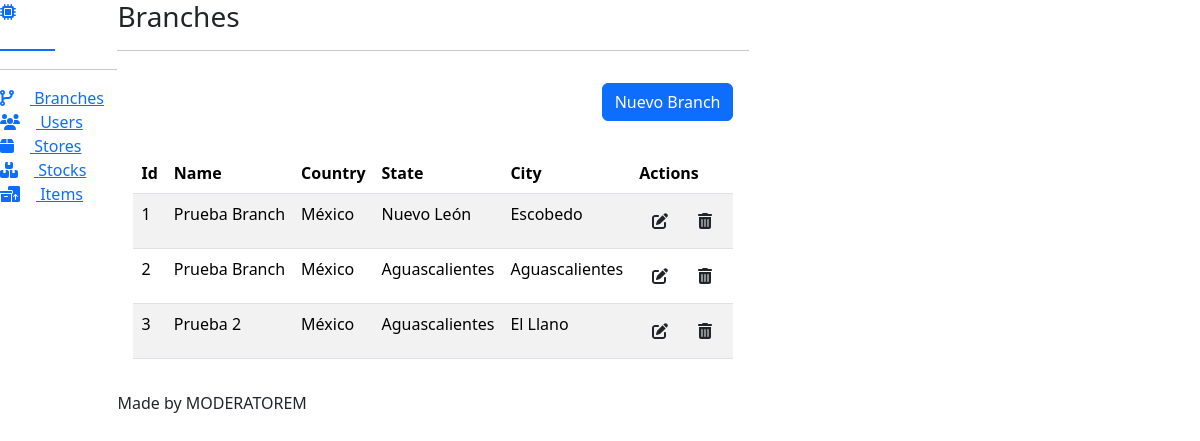
Page /branches/ on the earlier database version.
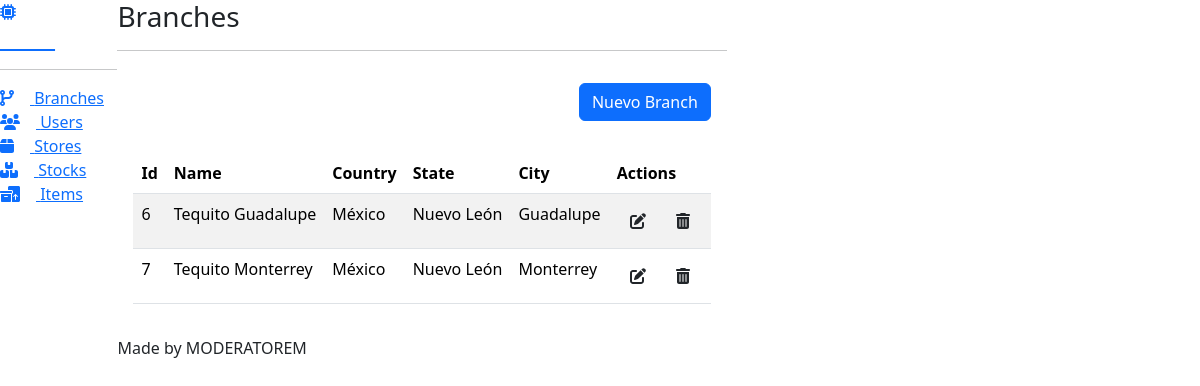
Same page on the later database version.
### apps/branches/models.py (models this page shows, shortened)
class Branch(Base):
    name = models.CharField("Name", max_length=50, blank=False, null=False)
    country = models.ForeignKey(
        Country, on_delete=models.CASCADE, blank=False, null=False
    )
    state = models.ForeignKey(State, on_delete=models.CASCADE, blank=False, null=False)
    city = models.ForeignKey(City, on_delete=models.CASCADE, blank=False, null=False)
    class Meta:
        verbose_name = "Branch"
        verbose_name_plural = "Branches"

class Country(Base):
    name = models.CharField("Name", max_length=50, blank=False, null=False)
    def __str__(self):
        return f"{self.name}"
    class Meta:
        verbose_name = "Country"
        verbose_name_plural = "Countries"

class State(Base):
    name = models.CharField("Name", max_length=50, blank=False, null=False)
    country = models.ForeignKey(Country, on_delete=models.CASCADE, blank=False, null=False)
    def __str__(self):
        return f"{self.name}"
    class Meta:
        verbose_name = "State"
        verbose_name_plural = "States"

class City(Base):
    name = models.CharField("Name", max_length=50, blank=False, null=False)
    state = models.ForeignKey(State, on_delete=models.CASCADE, blank=False, null=False)
    def __str__(self):
        return f"{self.name}"
    class Meta:
        verbose_name = "City"
        verbose_name_plural = "Cities"

### apps/branches/views.py (the view)
# urls.py: path("", views.ListBranches.as_view(), name="index"),
class ListBranches(generic.ListView):
    template_name = "branches/index.html"
    context_object_name = "branches"
    model = models.Branch
    queryset = model.objects.filter(is_active=True)

### templates/branches/index.html (shortened to what this page needs)
{% extends 'index.html' %}
{% block body %}
  <div class="d-flex justify-content-end align-items-center">
    <div class="col-12 text-end p-3">
      <a href="{% url 'branches:create' %}" class="btn btn-primary">Nuevo Branch</a>
    </div>
  </div>
  {% if branches %}
    <div class="d-flex justify-content-center">
      <div class="col-12 p-3">
        <table class="table patientsHeadClass table-striped">
          <thead>
            <tr>
              <th>Id</th>
              <th>Name</th>
              <th>Country</th>
              <th>State</th>
              <th>City</th>
              <th>Actions</th>
            </tr>
          </thead>
          <tbody>
            {% for branch in branches %}
              <tr>
                <td>{{ branch.id }}</td>
                <td>{{ branch.name }}</td>
                <td>{{ branch.country }}</td>
                <td>{{ branch.state }}</td>
                <td>{{ branch.city }}</td>
                <td>
                  <a href="{% url 'branches:update' branch.id %}" class="btn"><i class="fa-solid fa-pen-to-square"></i></a>
                  <button class="btn" onclick="openModal('#modal_branch','{% url 'branches:delete' branch.id %}')"><i class="fa-solid fa-trash-can"></i></button>
                </td>
              </tr>
            {% endfor %}
          </tbody>
        </table>
      </div>
    </div>
  {% else %}
    <h1>No existen branches</h1>
  {% endif %}
{% endblock %}

Differences in the rows shown:
removed Branch: id "1", name "Prueba Branch", country "México", state "Nuevo León", city "Escobedo"
removed Branch: id "2", name "Prueba Branch", country "México", state "Aguascalientes", city "Aguascalientes"
removed Branch: id "3", name "Prueba 2", country "México", state "Aguascalientes", city "El Llano"
added Branch: id "6", name "Tequito Guadalupe", country "México", state "Nuevo León", city "Guadalupe"
added Branch: id "7", name "Tequito Monterrey", country "México", state "Nuevo León", city "Monterrey"
